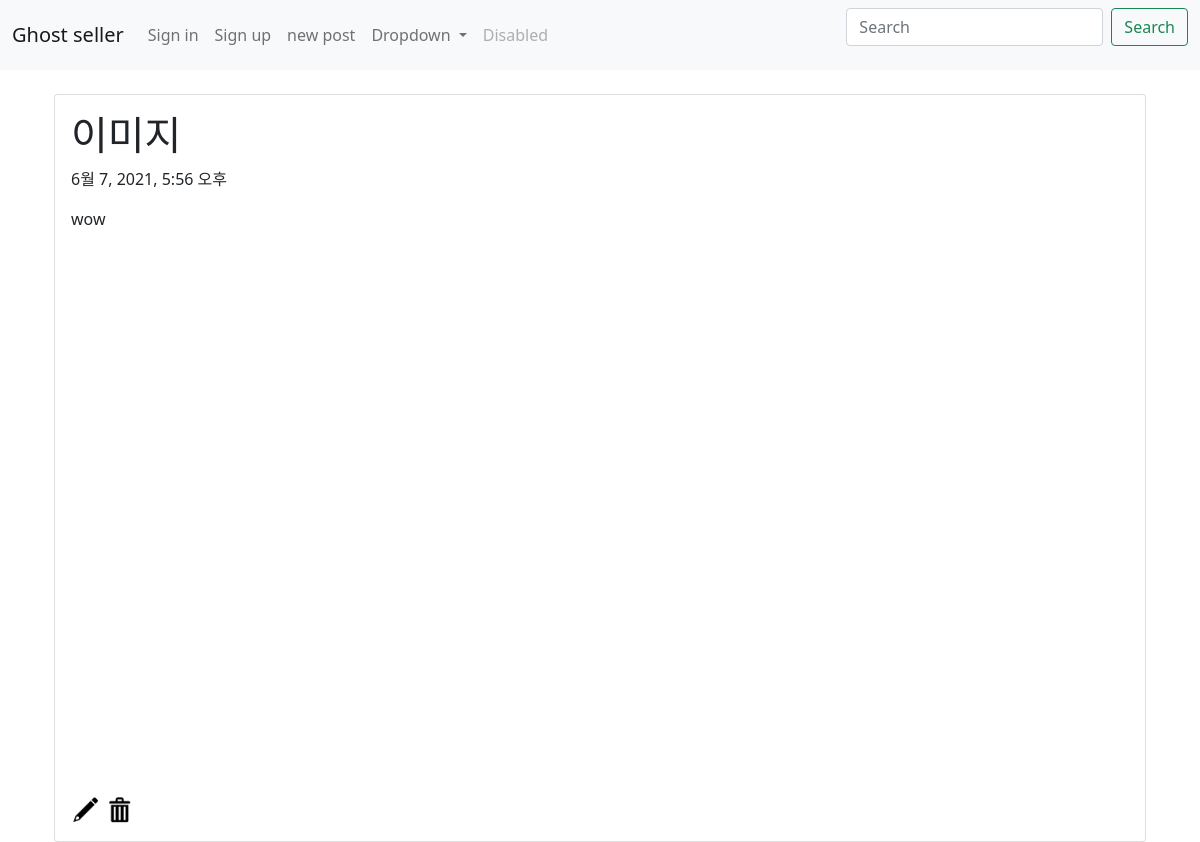
Page /first_app/detail/21/ on the earlier database version.
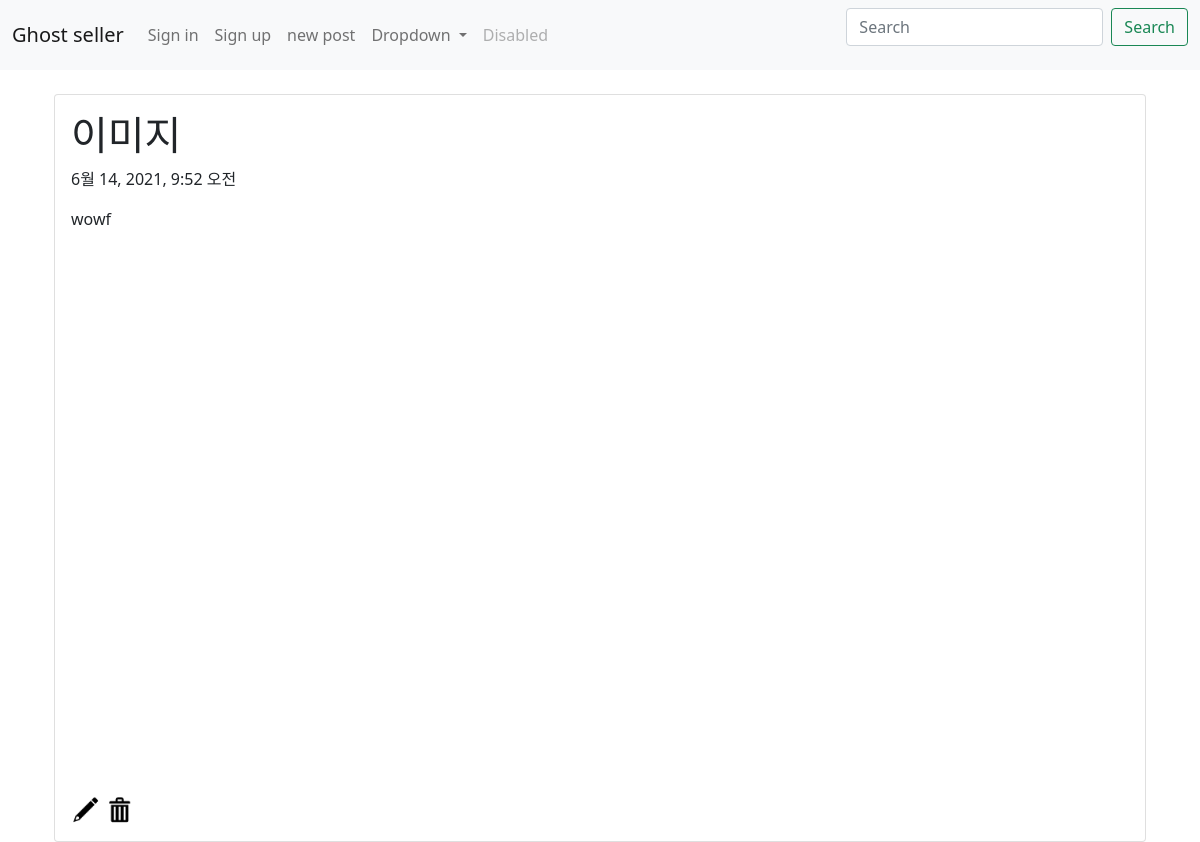
Same page on the later database version.
### first_app/models.py (models this page shows, shortened)
class Blog(models.Model):
    title = models.CharField(max_length=200)
    pub_date = models.DateTimeField('date published')
    body = models.TextField()
    images = models.ImageField(blank=True, upload_to="images", null=True)

### first_app/views.py (the view)
# urls.py: path('detail/<int:blog_id>/', views.detail, name='detail'),
def detail(request, blog_id):
    blog_detail = get_object_or_404(Blog, pk=blog_id)
    return render(request, 'detail.html', {'blog' : blog_detail})

### first_app/templates/detail.html
{% extends 'base.html' %}
{% block content %}
    <div class="container">
        <div class="card">
          <div class="card-body">
            <h1>{{ blog.title }}</h1>
            <p>{{ blog.pub_date }}</p>
            <p>{{ blog.body }}</p>
            <br>
            {% if blog.images %}
                <img src="{{ blog.images.url }}" width="500" height="500">
            {% endif %}
            <br>
            <br>
            <a href="{% url 'update' blog.id %}"><img src="/static/update.png" alt="수정" width="30"></a>
            <a href="{% url 'delete' blog.id %}"><img src="/static/delete.png" alt="삭제" width="30"></a>
          </div>
        </div>
      </div>
{% endblock %}

### first_app/templates/base.html (shortened to what this page needs)
{% load static %}
<head>
    <link href="https://cdn.jsdelivr.net/npm/bootstrap@5.0.1/dist/css/bootstrap.min.css" rel="stylesheet">
</head>
<body>
    <nav class="navbar navbar-expand-lg navbar-light bg-light">
    <div class="container-fluid">
        <a class="navbar-brand" href="{% url 'home' %}">Ghost seller</a>
        <div class="collapse navbar-collapse" id="navbarSupportedContent">
        <ul class="navbar-nav me-auto mb-2 mb-lg-0">
            {% if user.is_authenticated %}
            <li class="nav-item">
                <a class="nav-link"><span id="user_name">{{ user.username }}</span>님 반갑습니다!</a>
            </li>
            <li class="nav-item">
                <a class="nav-link" href="{%url 'create' %}">new post</a>
            </li>
            <li class="nav-item">
                <a class="nav-link" href="{% url 'logout' %}">logout</a>
            </li>
            {% else %}
            <li class="nav-item">
                <a class="nav-link" href="{% url 'login' %}">Sign in</a>
            </li>
            <li class="nav-item">
                <a class="nav-link" href="{% url 'signup' %}">Sign up</a>
            </li>
            {% endif %}
            <li class="nav-item">
            <a class="nav-link" href="{%url 'create' %}">new post</a>
            </li>
            <li class="nav-item dropdown">
            <a class="nav-link dropdown-toggle" href="#" id="navbarDropdown" role="button" data-bs-toggle="dropdown" aria-expanded="false">
                Dropdown
            </a>
            </li>
            <li class="nav-item">
            <a class="nav-link disabled" href="#" tabindex="-1" aria-disabled="true">Disabled</a>
            </li>
        </ul>
        <form class="d-flex" action="{% url 'search' %}" method="post">
            <input class="form-control me-2" type="search" placeholder="Search" aria-label="Search" name="q" value="{{q}}">
            <button class="btn btn-outline-success" type="submit">Search</button>
        </form>
        </div>
    </div>
    </nav>
    <br>
    <div class="container">
        {% block content %}
        {% endblock %}
    </div>
</body>

Differences in the rows shown:
changed Blog "이미지": pub_date "6월 7, 2021, 5:56 오후" → "6월 14, 2021, 9:52 오전"; body "wow" → "wowf"
